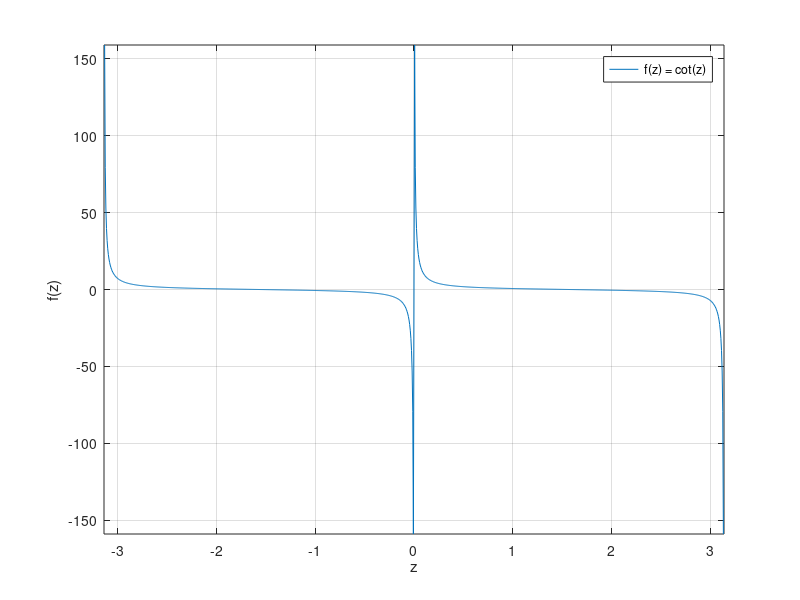

The MATLAB script that drew this image: (Note: this script raises an error after producing the figure.)
%Kasparas Pipiras
%EEf-25/2
%2026-09-23

clear
%1 a)
x = linspace(0, 200, 300);
f = 2*exp(-0.02*x).*cos(0.2*x);
plot(x, f, 'g', 'LineWidth', 10);
xlim([0, 200])
ylim([min(f), max(f)])
xlabel('x')
ylabel('f(x)')
grid on
legend('f(x) = 2*exp(-0.02*x).*cos(0.2*x)')
%% b)
clear
z1 = linspace(-pi,0,500);
z2 = linspace(0,pi,500);
z3 = [z1(2:end-1) z2(2:end-1)];
f2 = cot(z3);
plot(z3, f2);
xlim([-pi, pi])
ylim([min(f2), max(f2)])
xlabel('z')
ylabel('f(z)')
grid on
legend('f(z) = cot(z)')

%% 2. a)
clear
x = 0:0.1:10*pi;
y = sin(x).*cos(x);
z = cos(x);
tiledlayout(2, 1);

nexttile
plot3(x,y,z);
title('a)')
xlabel('X')
ylabel('Y')
zlabel('Z')

nexttile
polarplot(x,y);
title('b)')
help polarplot

%% P. 
clear
t = 0:0.002:2;
A = 7;
f = 8;
o = 2;
U1 = 4;
U2 = 3;
s = A*sin(2*pi*f*t) + 0.5*A*cos(4*pi*f*t);
n = o*randn(size(t));
S = s + n;
s1 = S(S>U1);
S2(S<U2) = 0;
signalas = median(S);

tiledlayout(1, 2);

nexttile
plot(t, S, 'LineWidth', 1.25);
title('a)', 'FontSize', 13, 'Color', 'b')
hold on
yline(U1, 'c')
yline(U2)
hold off

nexttile
S(S < U1) = nan;
stem(t, S, '.', 'LineWidth', 1.25);
title('b)', 'FontSize', 13, 'Color', 'b')
